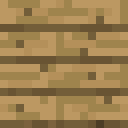
#> input picture COLOURSWAPPER/original/oak.png, 16 x 16 px (shown 8 times larger); its folder holds 4 pictures in this run
$ python colourSwapper.py
#> lines starting #> are read from the running program, lines starting #| are printed output that depends on the picture
#!/usr/bin/env python3
"""
Index‑for‑index palette swap:

1. For every PNG in ./palette/ …
   • Create ./remapped/<palette‑stem>/.
   • For each PNG in ./original/:
       – Copy its *index map* intact.
       – Replace its .palette with the palette image’s .palette.
       – Convert result to RGBA (so downstream software doesn’t balk at 'P' mode).
       – Composite identically‑named overlay (if present in ./overlay/).
       – Save as PNG (RGBA).

Assumptions
-----------
• Both the original image and the palette image use 8‑bit indexed colour
  (mode 'P') or can be losslessly converted to it.
• They share the same palette **ordering** (index 0 means the same concept
  in both).  If a palette image defines <256 colours it is padded with black.
"""

from pathlib import Path
from PIL import Image

BASE      = Path(__file__).resolve().parent
ORIGINAL  = BASE / "original"
PALETTES  = BASE / "palette"
OVERLAYS  = BASE / "overlay"
REMAPPED  = BASE / "remapped"
REMAPPED.mkdir(exist_ok=True)

def ensure_mode_p(img: Image.Image) -> Image.Image:
    """Return image in mode 'P' with 256‑entry palette (pads with zeros)."""
    if img.mode == "P":
        # Ensure the palette has exactly 768 bytes (256×RGB)
        pal = img.getpalette()
        if pal is None:
            raise ValueError("Palette image has no palette data")
        if len(pal) < 768:
            pal += [0] * (768 - len(pal))
        img.putpalette(pal[:768])
        return img
    # Lossless conversion provided image has ≤256 colours
    return img.convert("P")

def swap_palette(index_img: Image.Image, new_pal_img: Image.Image) -> Image.Image:
    """Return a *new* 'P' image whose indices come from index_img but whose
       colour table comes from new_pal_img."""
    out = index_img.copy()
    out.putpalette(new_pal_img.getpalette()[:768])
    return out

def overlay_if_exists(base_rgba: Image.Image, overlay_path: Path) -> Image.Image:
    if overlay_path.exists():
        ov = Image.open(overlay_path).convert("RGBA")
        return Image.alpha_composite(base_rgba, ov)
    return base_rgba

def main():
    originals = sorted(ORIGINAL.glob("*.png"))
    if not originals:
        print("No PNGs in 'original'")
        return

    # Ensure originals are read once and cached as index maps
    originals_p = {p: ensure_mode_p(Image.open(p)) for p in originals}
#> in ensure_mode_p, `pal = img.getpalette()`: pal = [0, 0, 0, 76, 61, 38, 105, 84, 51, 115, 94, 57, 124, 98, 62, 159, 132, 77, 180, 144, 90, 188, 152, 98]
#> in ensure_mode_p, `pal += [0] * (768 - len(pal))`: pal = 768 values, max 188 at index 21, min 0 at index 0, mean 2.85
#> in ensure_mode_p, img is the input picture: PIL image 16x16 P; mean R, G, B, A 156.8, 127.5, 78.6, 255
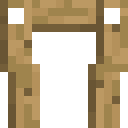
#> input picture COLOURSWAPPER/original/side.png, 16 x 16 px (shown 8 times larger)
#> in ensure_mode_p, img is the input picture: PIL image 16x16 P; mean R, G, B, A 93.9, 76.3, 46.9, 153.4
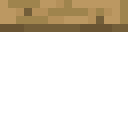
#> input picture COLOURSWAPPER/original/side_hang.png, 16 x 16 px (shown 8 times larger)
#> in ensure_mode_p, img is the input picture: PIL image 16x16 P; mean R, G, B, A 39.3, 32, 19.7, 63.8
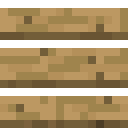
#> input picture COLOURSWAPPER/original/top.png, 16 x 16 px (shown 8 times larger)
#> in ensure_mode_p, img is the input picture: PIL image 16x16 P; mean R, G, B, A 128.7, 104.7, 64.6, 207.2
#> originals_p = 4 items

    for pal_path in sorted(PALETTES.glob("*.png")):
        palette_name = pal_path.stem
        dst_dir = REMAPPED / palette_name
        dst_dir.mkdir(parents=True, exist_ok=True)

        pal_img = ensure_mode_p(Image.open(pal_path))
        print(f"→ Palette '{palette_name}'")

        for orig_path, idx_img in originals_p.items():
            out_p = swap_palette(idx_img, pal_img)

            # Convert to RGBA for saving (keeps any transparency index)
            out_rgba = out_p.convert("RGBA")

            # Overlay step
            out_rgba = overlay_if_exists(out_rgba, OVERLAYS / orig_path.name)

            out_rgba.save(dst_dir / orig_path.name, "PNG")
            print(f"   {orig_path.name} → {dst_dir.relative_to(BASE)}/")

if __name__ == "__main__":
    main()
